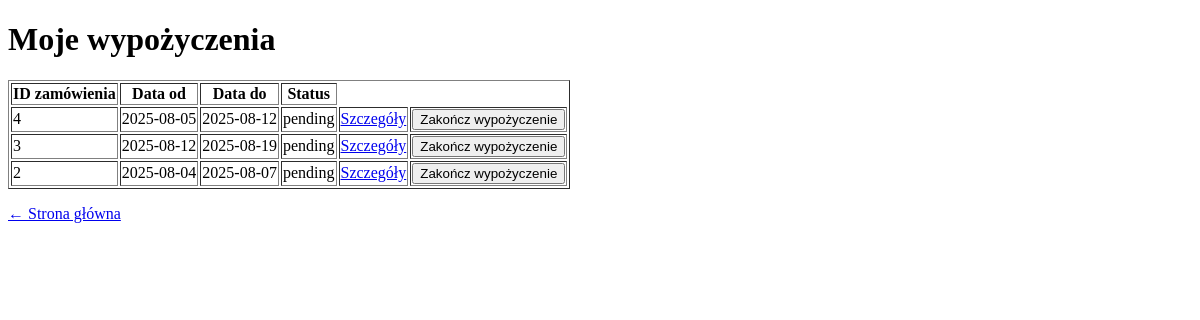
Before: /my_rentals/ (signed in) with the older database file.
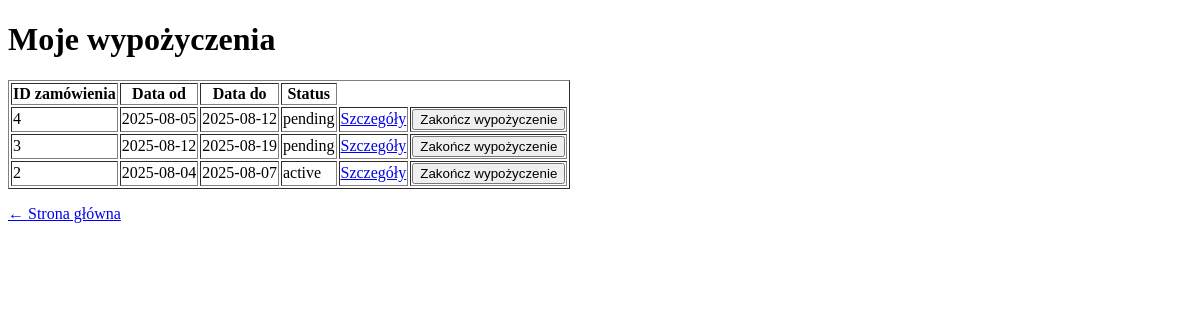
After: the same page with the newer database file.
### rentals/models.py (models this page shows, shortened)
class Rental(models.Model):
    STATUS_CHOICES = [
        ('pending', 'Oczekujace'),
        ('active', 'Aktywne'),
        ('finished', 'Zakonczone'),
    ]
    user = models.ForeignKey(settings.AUTH_USER_MODEL, on_delete=models.CASCADE)
    start_date = models.DateField()
    end_date = models.DateField()
    created_at = models.DateTimeField(auto_now_add=True)
    status = models.CharField(max_length=10, choices=STATUS_CHOICES, default='pending')

### rentals/views.py (the view)
# urls.py: path('my_rentals/', views.user_rentals, name='user_rentals'),
@login_required
def user_rentals(request):
    rentals = Rental.objects.filter(user=request.user).order_by('-created_at')
    return render(request, 'rentals/user_rentals.html', {'rentals': rentals})

### rentals/context_processors.py (called while the page is built)
def cart_count(request):
    count = 0
    if request.user.is_authenticated:
        cart = Cart.objects.filter(user=request.user, is_active=True).first()
        if cart:
            count = CartItem.objects.filter(cart=cart).count()
    return {'cart_count': count}

### rentals/templates/rentals/user_rentals.html (shortened to what this page needs)
<!DOCTYPE html>
<html>
<head>
</head>
<body>
    <h1>Moje wypożyczenia</h1>
    {% if rentals %}
        <table border="1">
            <tr>
                <th>ID zamówienia</th>
                <th>Data od</th>
                <th>Data do</th>
                <th>Status</th>
            </tr>
            {% for rental in rentals %}
                <tr>
                    <td>{{ rental.id }}</td>
                    <td>{{ rental.start_date|date:"Y-m-d" }}</td>
                    <td>{{ rental.end_date|date:"Y-m-d"  }}</td>
                    <td>{{ rental.status }}</td>
                    <td><a href="{% url 'rental_detail' rental.id %}">Szczegóły</a></td>
                    <td>
                        {% if rental.status != 'finished' %}
                          <form action="{% url 'finish_rental' rental.id %}" method="post" style="display:inline;">
                              <button type="submit">Zakończ wypożyczenie</button>
                          </form>
                        {% endif %}
                    </td>
                </tr>
            {% endfor %}
        </table>
    {% else %}
        <p>Nie masz żadnych wypożyczeń.</p>
    {% endif %}
    <p><a href="{% url 'home' %}">← Strona główna</a></p>
</body>
</html>

Changed rows visible on the page:
changed Rental id 2: status "pending" → "active"
